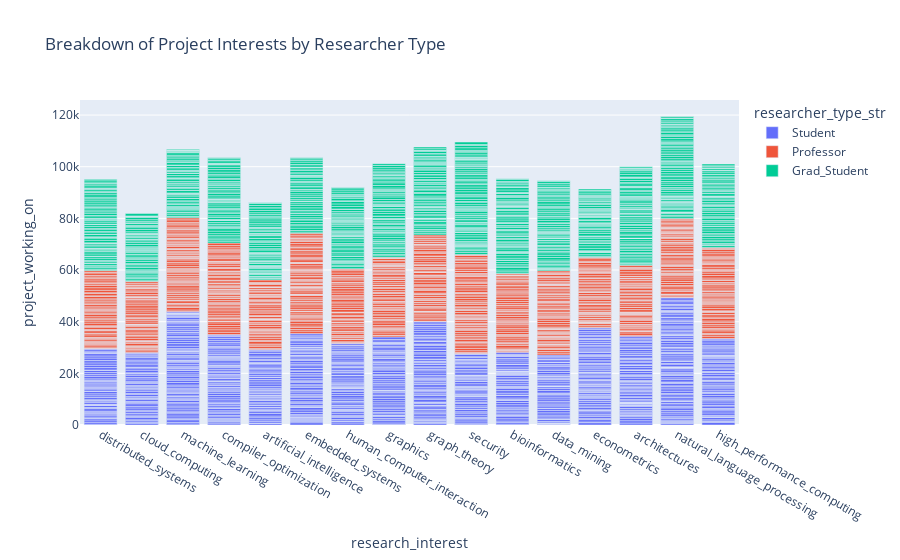

This figure's notebook cell:
### Code cell
#plot breakdown of project interests by researcher type
fig2 = px.bar(researchers_data, x="research_interest", y="project_working_on", color="researcher_type_str", 
             title="Breakdown of Project Interests by Researcher Type")
fig2.show()

### Figure 1 — Plotly figure (JSON) as saved in the notebook; plotly's stock layout.template omitted (floating-point values rounded to 4 significant figures; data arrays with more than 128 entries replaced by an {"elided": "..."} marker saying what was removed)
{"data": [{"alignmentgroup": "True", "hovertemplate": "researcher_type_str=Student<br>research_interest=%{x}<br>project_working_on=%{y}<extra></extra>", "legendgroup": "Student", "marker": {"color": "#636efa", "pattern": {"shape": ""}}, "name": "Student", "offsetgroup": "Student", "orientation": "v", "showlegend": true, "textposition": "auto", "type": "bar", "x": {"elided": "1074 str values"}, "xaxis": "x", "y": {"elided": "1074 int values"}, "yaxis": "y"}, {"alignmentgroup": "True", "hovertemplate": "researcher_type_str=Professor<br>research_interest=%{x}<br>project_working_on=%{y}<extra></extra>", "legendgroup": "Professor", "marker": {"color": "#EF553B", "pattern": {"shape": ""}}, "name": "Professor", "offsetgroup": "Professor", "orientation": "v", "showlegend": true, "textposition": "auto", "type": "bar", "x": {"elided": "1025 str values"}, "xaxis": "x", "y": {"elided": "1025 int values"}, "yaxis": "y"}, {"alignmentgroup": "True", "hovertemplate": "researcher_type_str=Grad_Student<br>research_interest=%{x}<br>project_working_on=%{y}<extra></extra>", "legendgroup": "Grad_Student", "marker": {"color": "#00cc96", "pattern": {"shape": ""}}, "name": "Grad_Student", "offsetgroup": "Grad_Student", "orientation": "v", "showlegend": true, "textposition": "auto", "type": "bar", "x": {"elided": "1037 str values"}, "xaxis": "x", "y": {"elided": "1037 int values"}, "yaxis": "y"}], "layout": {"barmode": "relative", "legend": {"title": {"text": "researcher_type_str"}, "tracegroupgap": 0}, "title": {"text": "Breakdown of Project Interests by Researcher Type"}, "xaxis": {"anchor": "y", "domain": [0, 1], "title": {"text": "research_interest"}}, "yaxis": {"anchor": "x", "domain": [0, 1], "title": {"text": "project_working_on"}}}}
